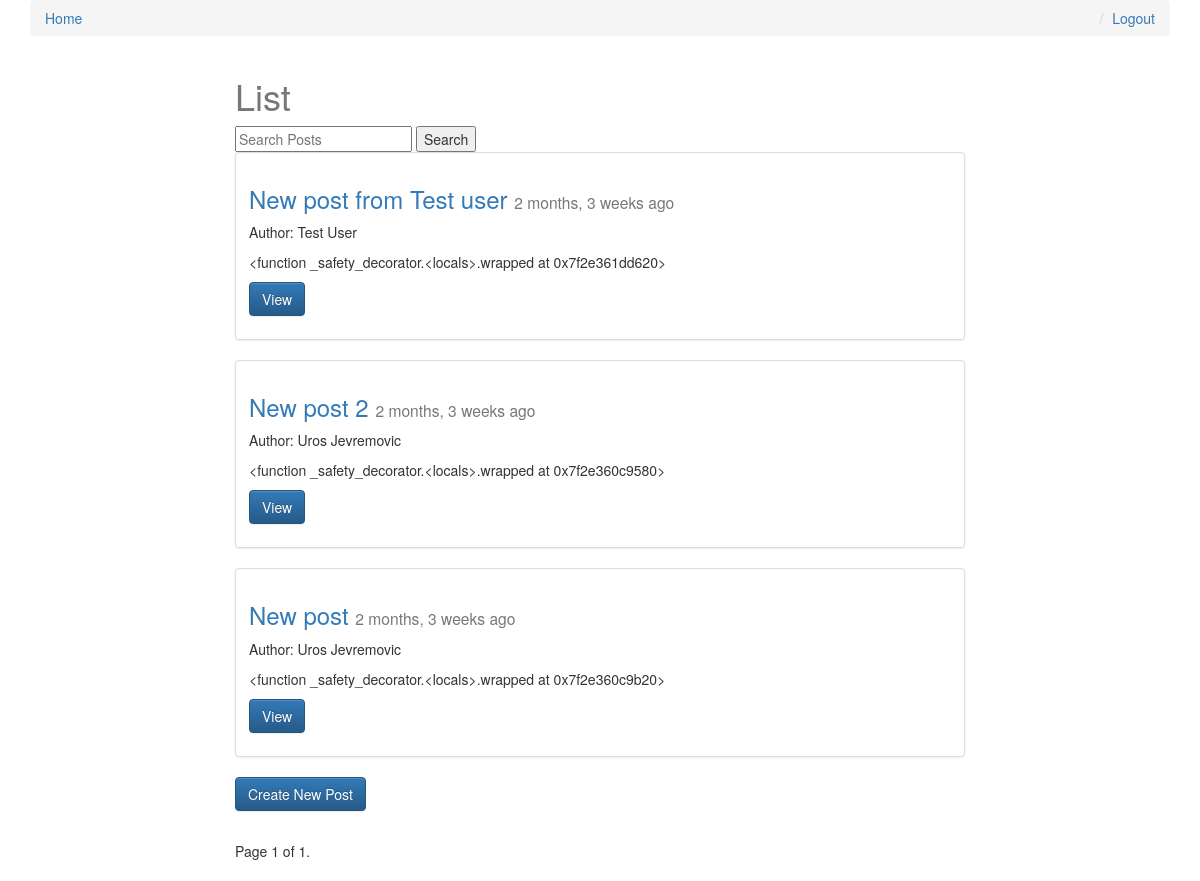
The app's page / (signed in) with its own data.
### posts/models.py (models this page shows, shortened)
class Post(models.Model):
    user = models.ForeignKey(settings.AUTH_USER_MODEL, default=1)
    title = models.CharField(max_length=255)
    slug = models.SlugField(unique=True)
    image = models.ImageField(null=True, blank=True,
                              height_field='image_height', width_field='image_width')
    image_width = models.IntegerField(default=0)
    image_height = models.IntegerField(default=0)
    share_public = models.BooleanField(default=True)
    content = models.TextField()
    read_time = models.TimeField(null=True, blank=True)
    updated = models.DateTimeField(auto_now=True)
    created_at = models.DateTimeField(auto_now_add=True)
    objects = PostManager()
    def get_absolute_url(self):
        return reverse('posts:detail', kwargs={'slug': self.slug})
    def get_markdown(self):
        content = self.content
        return mark_safe(markdown(content))
    class Meta:
        ordering = ['-created_at', '-updated']

### posts/views.py (the view, shortened to what this page needs)
# urls.py: url(r'^$', views.post_list, name='list'),
def post_list(request):
    posts_list = Post.objects.all_published()
    if request.user.is_staff or request.user.is_superuser:
        posts_list = Post.objects.all()
    query = request.GET.get('q')
    title = 'List'
    paginator = Paginator(posts_list, 4)  # Show 25 contacts per page
    page = request.GET.get('page')
    try:
        posts = paginator.page(page)
    except PageNotAnInteger:
        posts = paginator.page(1)
    except EmptyPage:
        posts = paginator.page(paginator.num_pages)
    return render(request, 'posts/post_list.html', {'posts': posts, 'title': title})

### posts/models.py (called while the page is built)
    def all_published(self, *args, **kwargs):
        return super(PostManager, self).filter(share_public=True)

### posts/templates/posts/post_list.html (shortened to what this page needs)
{% extends 'layout.html' %}
{% load markdown_deux_tags %}
{% block content %}
    <div class="col-sm-8 col-sm-offset-2">
        <h1>{{ title }}</h1>
        <form method="GET" action="">
            <input type="text" name="q" placeholder="Search Posts" value="{{ request.GET.q }}">
            <input type="submit" value="Search">
        </form>
        {% for post in posts %}
            <div class="row">
            <div class="col-sm-12">
                <div class="thumbnail">
                  <div class="caption post-detail-item">
                    <h3>
                        <a href="{{ post.get_absolute_url }}">{{ post.title }}</a>
                        <small>{{ post.created_at|timesince }} ago</small>
                    </h3>
                    {% if post.user.get_full_name %}
                        <p>Author: {{ post.user.get_full_name }}</p>
                    {% endif %}
                    <p>{{ post.get_markdown|truncatechars:100 }}</p>
                    <p><a href="{{ post.get_absolute_url }}" class="btn btn-primary" role="button">View</a></p>
                  </div>
                </div>
            </div>
            </div>
        {% endfor %}
        <div class="row">
            <div class="col-sm-12">
                    <p><a href="{% url 'posts:create' %}" class="btn btn-primary" role="button">Create New Post</a></p>
            </div>
        </div>
        <div class="pagination">
        <span class="step-links">
            <span class="current">
                Page {{ posts.number }} of {{ posts.paginator.num_pages }}.
            </span>
        </span>
        </div>
    </div>
{% endblock %}

### static/css/base.css (style rules this page uses)
h1 { color: #777; }

### records on screen
Post: title "New post from Test user", created_at "2 months, 3 weeks", user.get_full_name "Test User", get_markdown "<function _safety_decorator.<locals>.wrapped at 0x7f2e361dd620>"
Post: title "New post 2", created_at "2 months, 3 weeks", user.get_full_name "Uros Jevremovic", get_markdown "<function _safety_decorator.<locals>.wrapped at 0x7f2e360c9580>"
Post: title "New post", created_at "2 months, 3 weeks", user.get_full_name "Uros Jevremovic", get_markdown "<function _safety_decorator.<locals>.wrapped at 0x7f2e360c9b20>"

### other values on screen
{{ title }} "List"
{{ posts.number }} "1"
{{ posts.paginator.num_pages }} "1"
